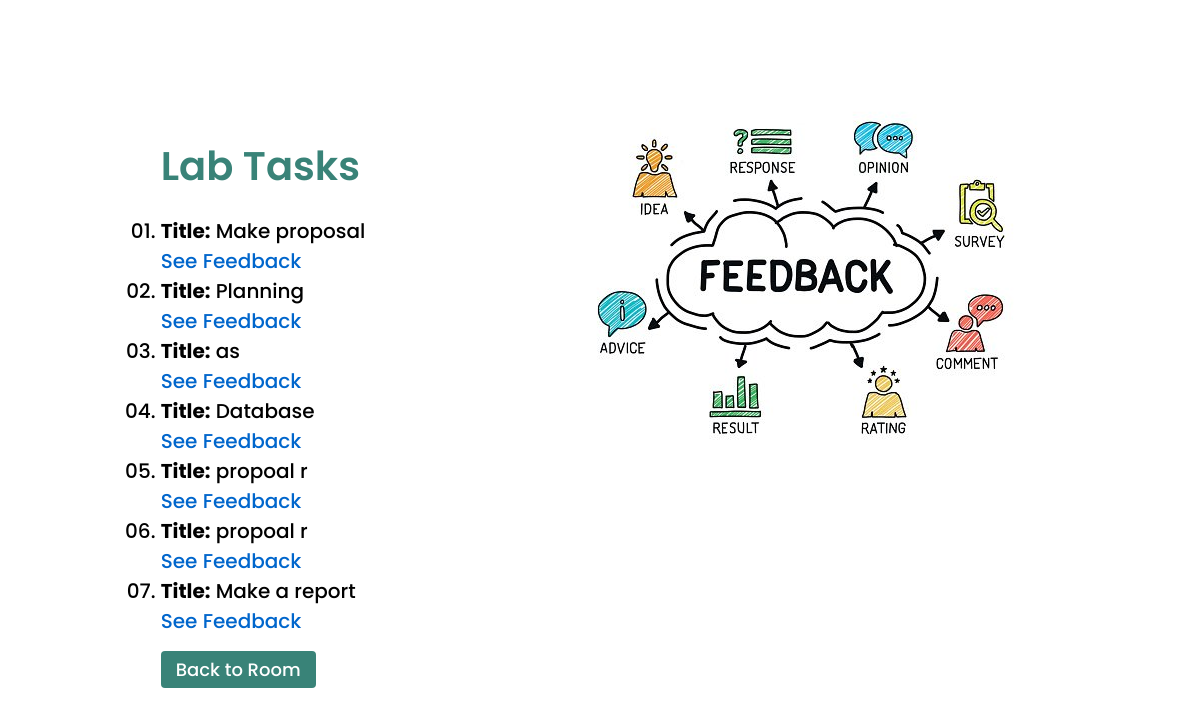
/lab_tasks_feed/ (signed in), run on the app's committed database.
### myapp/models.py (models this page shows, shortened)
class LabTask(models.Model):
    title = models.CharField(max_length=100, null=True, blank=True)
    description = models.TextField()
    deadline = models.DateTimeField()

### myapp/views.py (the view)
# urls.py: path('lab_tasks_feed/', views.lab_tasks_feed, name='lab_tasks_feed'),
def lab_tasks_feed(request):
    room = ProjectRoom.objects.filter(team_members=request.user).first()
    lab_tasks = LabTask.objects.all()
    return render(request,'lab_tasks_feed.html',{'lab_tasks':lab_tasks,'room':room})

### templates/lab_tasks_feed.html (shortened to what this page needs)
<!DOCTYPE html>
<html lang="en">
  <head>
  </head>
  <body>
    <section>
      <div class="left">
        <h3>Lab Tasks</h3>
        <ul>
          {% for lab_task in lab_tasks %}
          <li><strong>Title:</strong> {{ lab_task.title }}<br /></li>
          <a href="{% url 'feedback_list' lab_task.id %}">See Feedback</a>
          {% endfor %}
        </ul>
        <div class="button">
          <a href="{% url 'room_details' room.id %}">Back to Room</a>
        </div>
      </div>
      <div class="right">
        <img src="../media/feedback.jpg" alt="" />
      </div>
    </section>
  </body>
</html>

### templates/lab_tasks_feed.html (style rules this page uses)
body { font-family: "Poppins", sans-serif; background: white; margin: 0; padding: 0; display: flex; flex-direction: column; align-items: center; }
section { display: flex; margin-top: 8%; }
.left { margin-right: 100px; margin-left: 100px; }
.right { margin-left: 100px; margin-right: 100px; }
h3 { color: #398378; font-size: 40px; font-weight: 600; margin-bottom: 20px; }
ul { list-style-type: decimal-leading-zero; font-size: 20px; font-weight: 500; padding: 0; margin-bottom: 10px; }
a { text-decoration: none; color: #0066cc; }
.button { margin-top: 20px; }
.button a { font-family: "Poppins", sans-serif; background-color: #398378; color: #ffffff; padding: 6px 15px; margin-top: 10px; border: none; border-radius: 4px; font-size: 18px; font-weight: 500; cursor: pointer; transition: background-color 0.3s ease; }

### data on the page
LabTask: title "Make proposal"
LabTask: title "Planning"
LabTask: title "as"
LabTask: title "Database"
LabTask: title "propoal r"
LabTask: title "propoal r"
LabTask: title "Make a report"
